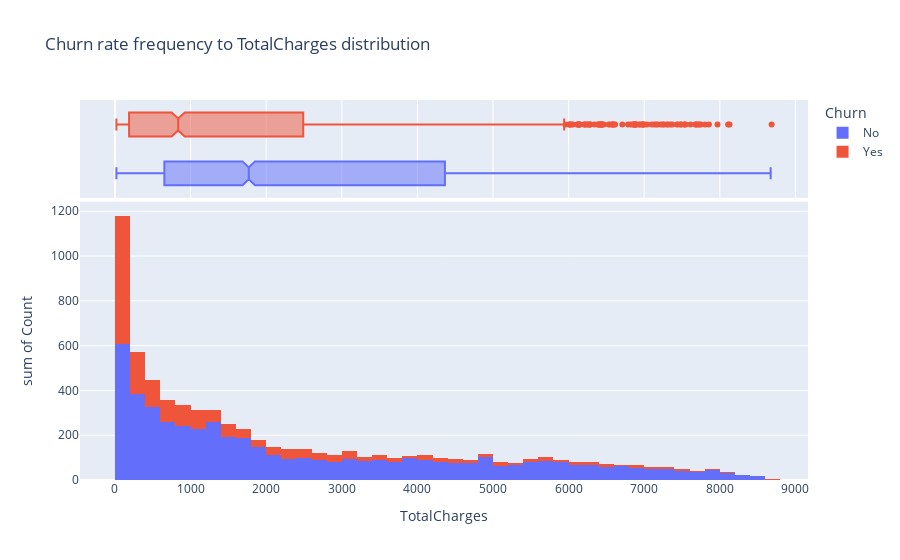

The notebook cell saved with this chart:
### Code cell
hist('TotalCharges')

### Figure 1 — Plotly figure (JSON) as saved in the notebook; plotly's stock layout.template omitted (floating-point values rounded to 4 significant figures; data arrays with more than 128 entries replaced by an {"elided": "..."} marker saying what was removed)
{"data": [{"alignmentgroup": "True", "bingroup": "x", "histfunc": "sum", "hovertemplate": "Churn=No<br>TotalCharges=%{x}<br>sum of Count=%{y}<extra></extra>", "legendgroup": "No", "marker": {"color": "#636efa", "pattern": {"shape": ""}}, "name": "No", "offsetgroup": "No", "orientation": "v", "showlegend": true, "type": "histogram", "x": {"elided": "4965 float values"}, "xaxis": "x", "y": {"elided": "4965 int values"}, "yaxis": "y"}, {"alignmentgroup": "True", "hovertemplate": "Churn=No<br>TotalCharges=%{x}<extra></extra>", "legendgroup": "No", "marker": {"color": "#636efa"}, "name": "No", "notched": true, "offsetgroup": "No", "showlegend": false, "type": "box", "x": {"elided": "4965 float values"}, "xaxis": "x2", "yaxis": "y2"}, {"alignmentgroup": "True", "bingroup": "x", "histfunc": "sum", "hovertemplate": "Churn=Yes<br>TotalCharges=%{x}<br>sum of Count=%{y}<extra></extra>", "legendgroup": "Yes", "marker": {"color": "#EF553B", "pattern": {"shape": ""}}, "name": "Yes", "offsetgroup": "Yes", "orientation": "v", "showlegend": true, "type": "histogram", "x": {"elided": "1732 float values"}, "xaxis": "x", "y": {"elided": "1732 int values"}, "yaxis": "y"}, {"alignmentgroup": "True", "hovertemplate": "Churn=Yes<br>TotalCharges=%{x}<extra></extra>", "legendgroup": "Yes", "marker": {"color": "#EF553B"}, "name": "Yes", "notched": true, "offsetgroup": "Yes", "showlegend": false, "type": "box", "x": {"elided": "1732 float values"}, "xaxis": "x2", "yaxis": "y2"}], "layout": {"barmode": "relative", "legend": {"title": {"text": "Churn"}, "tracegroupgap": 0}, "title": {"text": "Churn rate frequency to TotalCharges distribution"}, "xaxis": {"anchor": "y", "domain": [0, 1], "title": {"text": "TotalCharges"}}, "xaxis2": {"anchor": "y2", "domain": [0, 1], "matches": "x", "showgrid": true, "showticklabels": false}, "yaxis": {"anchor": "x", "domain": [0, 0.7326], "title": {"text": "sum of Count"}}, "yaxis2": {"anchor": "x2", "domain": [0.7426, 1], "matches": "y2", "showgrid": false, "showline": false, "showticklabels": false, "ticks": ""}}}
